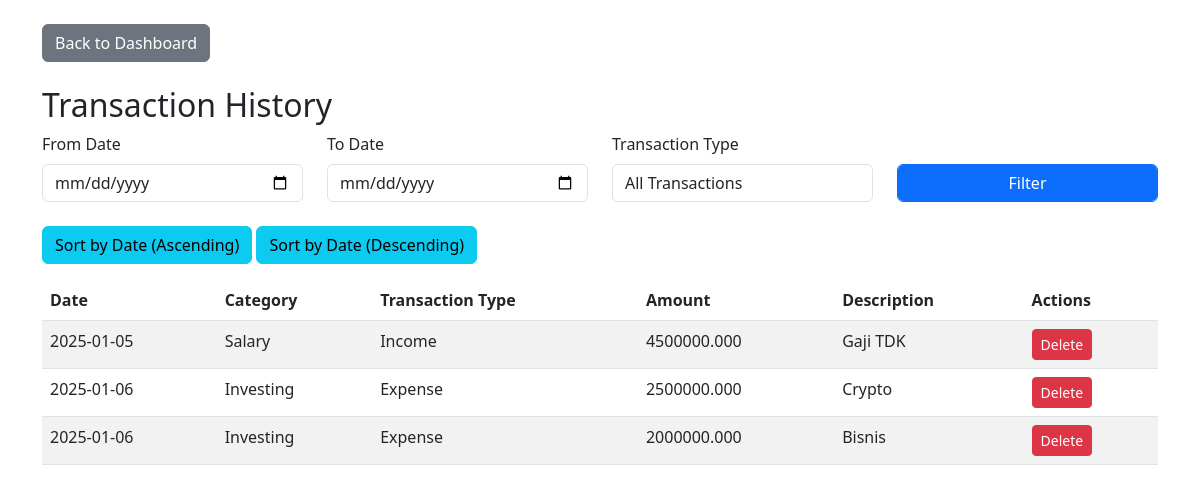
The app's page /transaction_history.php?sort_order=asc (signed in) with its own data.
### tables this page shows
CREATE TABLE `transactions` (
  `id` int(11) NOT NULL,
  `date` date NOT NULL,
  `type` varchar(50) NOT NULL,
  `category` enum('income','expense') NOT NULL,
  `amount` decimal(20,3) NOT NULL,
  `description` text DEFAULT NULL,
  `category_id` int(11) DEFAULT NULL
);

### transaction_history.php (the view, shortened to what this page needs)
<?php
require_once 'db/db.php';
$filter_query = "";
$order_by = "date DESC";
if (isset($_GET['sort_order']) && $_GET['sort_order'] == 'asc') {
    $order_by = "date ASC";
}
$transactions = mysqli_query($koneksi, "
    SELECT
        id,
        date,
        amount,
        description,
        type,
        (SELECT name FROM categories WHERE id = category_id) as category_name,
        category
    FROM
        transactions
    WHERE
        1 $filter_query
    ORDER BY
        $order_by
");
?>
<!DOCTYPE html>
<html lang="en">
<head>
    <link href="https://cdn.jsdelivr.net/npm/bootstrap@5.3.0-alpha1/dist/css/bootstrap.min.css" rel="stylesheet">
</head>
<body>
    <div class="container mt-4">
        <a href="dashboard.php" class="btn btn-secondary mb-4">Back to Dashboard</a>
        <h2>Transaction History</h2>
        <form method="POST" class="mb-4">
            <div class="row align-items-end">
                <div class="col-md-3">
                    <label for="from_date" class="form-label">From Date</label>
                    <input type="date" id="from_date" name="from_date" class="form-control">
                </div>
                <div class="col-md-3">
                    <label for="to_date" class="form-label">To Date</label>
                    <input type="date" id="to_date" name="to_date" class="form-control">
                </div>
                <div class="col-md-3">
                    <label for="transaction_type" class="form-label">Transaction Type</label>
                    <select id="transaction_type" name="transaction_type" class="form-control">
                        <option value="">All Transactions</option>
                    </select>
                </div>
                <div class="col-md-3">
                    <button type="submit" class="btn btn-primary form-control">Filter</button>
                </div>
            </div>
        </form>
        <div class="mb-3">
            <a href="transaction_history.php?sort_order=asc" class="btn btn-info">Sort by Date (Ascending)</a>
            <a href="transaction_history.php?sort_order=desc" class="btn btn-info">Sort by Date (Descending)</a>
        </div>
        <table class="table table-striped">
            <thead>
                <tr>
                    <th>Date</th>
                    <th>Category</th>
                    <th>Transaction Type</th>
                    <th>Amount</th>
                    <th>Description</th>
                    <th>Actions</th>
                </tr>
            </thead>
            <tbody>
                <?php while ($row = mysqli_fetch_assoc($transactions)): ?>
                    <tr class="<?php echo $row['category'] == 'income' ? 'income-row' : 'expense-row'; ?>">
                        <td><?php echo $row['date']; ?></td>
                        <td><?php echo $row['type']; ?></td>
                        <td><?php echo ucfirst($row['category']); ?></td>
                        <td><?php echo $row['amount']; ?></td>
                        <td><?php echo $row['description']; ?></td>
                        <td>
                            <a href="transaction_history.php?delete_id=<?php echo $row['id']; ?>" class="btn btn-danger btn-sm" onclick="return confirm('Are you sure you want to delete this transaction?')">Delete</a>
                        </td>
                    </tr>
                <?php endwhile; ?>
            </tbody>
        </table>
    </div>
</body>
</html>

### transaction_history.php (style rules this page uses)
.income-row { background-color: #d4edda; }
.expense-row { background-color: #f8d7da; }

### records on screen
transactions: date "2025-01-05", type "Salary", category "Income", amount "4500000.000", description "Gaji TDK"
transactions: date "2025-01-06", type "Investing", category "Expense", amount "2500000.000", description "Crypto"
transactions: date "2025-01-06", type "Investing", category "Expense", amount "2000000.000", description "Bisnis"
